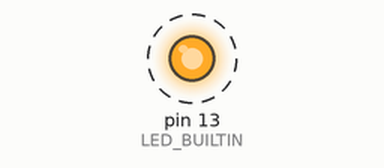
Recording of a sketch running on a simulated Arduino Uno, built with avr-gcc and run on an emulated ATmega328P. Shown: output pins drawn as LEDs (lit = HIGH). Dashed ring = blinking.

Above: at 0.12 s.
Timing chart, 0 to 3.0 s (numbered marks = the images above):
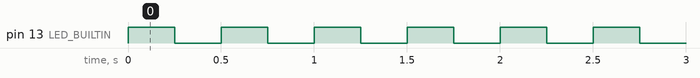

The sketch:

timeblink.ino
```cpp
void setup() {
    pinMode(LED_BUILTIN, OUTPUT);

    noInterrupts();

    // initialize timer 1 control registers:
                //  7       6       5       4       3       2       1       0
    TCCR1A = 0; //  COM1A1  COM1A0  COM1B1  COM1B0  -       -       WGM11   WGM10
    TCCR1B = 0; //  ICNC1   ICES1   -       WGM13   WGM12   CS12    CS11    CS10

    // initialize timer 1 counter
    TCNT1 = 0;

    // initialize Timer/Counter Interrupt Mask Register
    TIMSK1 = 0; //  -       -       ICIE1   -       -       OCIE1B  OCIE1A  TOIE0

    // clear interrupt flag register
    TIFR1 = 0;

    // enable CTC mode 4 (comparing with OCR1A)
    //  WGM13=0     WGM12=1     WGM11=0     WGM10
    TCCR1A |= 0;
    TCCR1B |= _BV(WGM12);

    /*
    // set prescalar as 1024
    //  CS12=1  CS11=0  CS10=1
    TCCR1A |= 0;
    TCCR1B |= _BV(CS12) | _BV(CS10);
    */

    // set prescalar as 256
    //  CS12=1  CS11=0  CS10=0
    TCCR1A |= 0;
    TCCR1B |= _BV(CS12);


    // once OCR1A reaches this value, interrupt triggers, and the timer resets
    OCR1A = 15625; // 16 MHz (clock) / 1024 (prescalar) / 4Hz (desired rate)
    TIMSK1 |= _BV(OCIE1A);

    interrupts();
}


// Interrupt Service Routine for when timer hits OCR1A
ISR(TIMER1_COMPA_vect) {
    digitalWrite(LED_BUILTIN, digitalRead(LED_BUILTIN) ^ 1); // toggle LED pin
}


void loop() {

}
```

Measured:
- by itself, pin 13 (LED_BUILTIN): alternates HIGH for 0.25 s and LOW for 0.25 s
